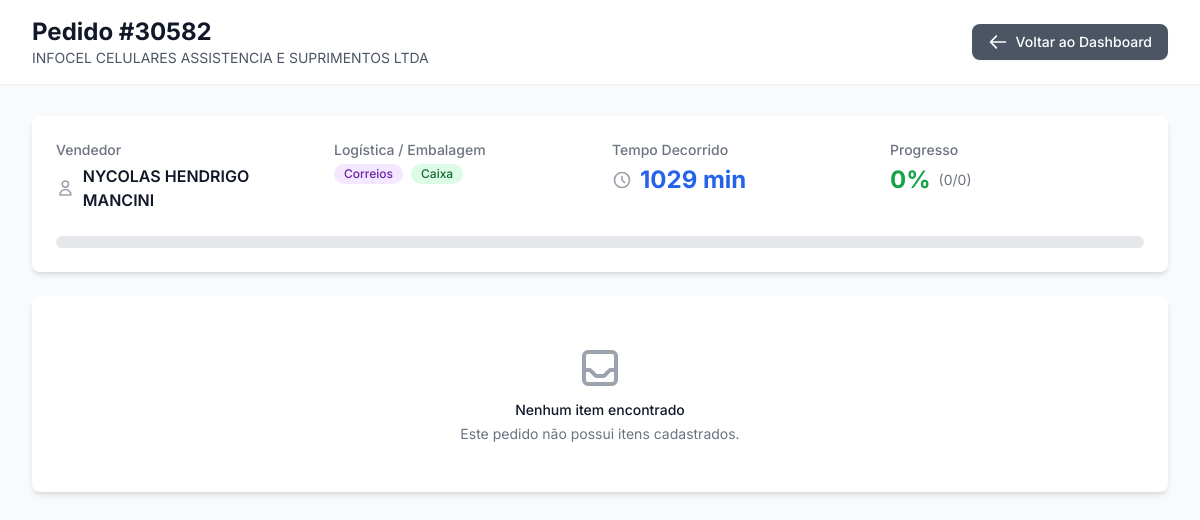
/pedidos/6/ (signed in), run on the app's committed database.
### core/models.py (models this page shows, shortened)
class Pedido(models.Model):
    numero_orcamento = models.CharField(
        max_length=20,
        unique=True,
        verbose_name='Número do Orçamento',
        help_text='Número único do orçamento (ex: 30567)'
    )
    codigo_cliente = models.CharField(
        max_length=50,
        verbose_name='Código do Cliente'
    )
    nome_cliente = models.CharField(
        max_length=200,
        verbose_name='Nome do Cliente'
    )
    vendedor = models.ForeignKey(
        Usuario,
        on_delete=models.PROTECT,
        related_name='pedidos_vendedor',
        verbose_name='Vendedor',
        help_text='Vendedor responsável pelo pedido'
    )
    data = models.CharField(
        max_length=10,
        verbose_name='Data do Orçamento',
        help_text='Data no formato DD/MM/AAAA'
    )
    logistica = models.CharField(
        max_length=20,
        choices=LogisticaChoices.choices,
        verbose_name='Tipo de Logística'
    )
    embalagem = models.CharField(
        max_length=10,
        choices=EmbalagemChoices.choices,
        verbose_name='Tipo de Embalagem'
    )
    status = models.CharField(
        max_length=20,
        choices=StatusPedidoChoices.choices,
        default=StatusPedidoChoices.EM_SEPARACAO,
        verbose_name='Status do Pedido'
    )
    observacoes = models.TextField(
        blank=True,
        null=True,
        verbose_name='Observações'
    )
    criado_em = models.DateTimeField(
        auto_now_add=True,
        verbose_name='Criado em'
    )
    data_inicio = models.DateTimeField(
        auto_now_add=True,
        verbose_name='Data de Início da Separação'
    )
    data_finalizacao = models.DateTimeField(
        blank=True,
        null=True,
        verbose_name='Data de Finalização'
    )
    class Meta:
        verbose_name = 'Pedido'
        verbose_name_plural = 'Pedidos'
        ordering = ['-criado_em']
        indexes = [
            models.Index(fields=['numero_orcamento']),
            models.Index(fields=['status']),
            models.Index(fields=['-criado_em']),
            models.Index(fields=['data_finalizacao']),  # Usado no HistoricoView
            models.Index(fields=['vendedor']),  # Usado em filtros
            models.Index(fields=['data_inicio']),  # Usado no Dashboard
            models.Index(fields=['status', 'data_inicio']),  # Índice composto para Dashboard
        ]

class Usuario(AbstractBaseUser):
    numero_login = models.IntegerField(
        unique=True,
        verbose_name='Número de Login',
        help_text='Número único para identificação do usuário'
    )
    nome = models.CharField(
        max_length=200,
        verbose_name='Nome Completo'
    )
    tipo = models.CharField(
        max_length=20,
        choices=TipoUsuario.choices,
        default=TipoUsuario.SEPARADOR,
        verbose_name='Tipo de Usuário'
    )
    ativo = models.BooleanField(
        default=True,
        verbose_name='Ativo'
    )
    is_admin = models.BooleanField(
        default=False,
        verbose_name='Administrador'
    )
    criado_em = models.DateTimeField(
        auto_now_add=True,
        verbose_name='Criado em'
    )
    atualizado_em = models.DateTimeField(
        auto_now=True,
        verbose_name='Atualizado em'
    )
    objects = UsuarioManager()
    USERNAME_FIELD = 'numero_login'
    REQUIRED_FIELDS = ['nome']
    class Meta:
        verbose_name = 'Usuário'
        verbose_name_plural = 'Usuários'
        ordering = ['numero_login']

### core/presentation/web/views.py (the view)
# urls.py: path('pedidos/<int:pedido_id>/', DetalhePedidoView.as_view(), name='detalhe_pedido'),
@method_decorator(login_required, name='dispatch')
class DetalhePedidoView(View):
    template_name = 'detalhe_pedido.html'
    def get(self, request, pedido_id):
        from django.shortcuts import get_object_or_404
        from core.models import Pedido
        from django.utils import timezone
        logger.info(f"Usuário {request.user.nome} acessou detalhes do pedido #{pedido_id}")
        pedido = get_object_or_404(
            Pedido.objects.select_related('vendedor').prefetch_related('itens__produto'),
            id=pedido_id
        )
        itens = list(pedido.itens.all())
        itens_nao_separados = [item for item in itens if not item.separado]
        itens_separados = [item for item in itens if item.separado]
        tempo_decorrido_minutos = self._calcular_tempo_decorrido(pedido)
        progresso_percentual = self._calcular_progresso(itens)
        context = {
            'pedido': pedido,
            'itens_nao_separados': itens_nao_separados,
            'itens_separados': itens_separados,
            'tempo_decorrido_minutos': tempo_decorrido_minutos,
            'progresso_percentual': progresso_percentual,
            'usuario': request.user
        }
        logger.debug(
            f"Pedido #{pedido_id}: {len(itens_nao_separados)} não separados, "
            f"{len(itens_separados)} separados, progresso {progresso_percentual}%"
        )
        return render(request, self.template_name, context)
    def _calcular_tempo_decorrido(self, pedido):
        from django.utils import timezone
        if not pedido.data_inicio:
            return 0
        tempo_decorrido = timezone.now() - pedido.data_inicio
        return int(tempo_decorrido.total_seconds() / 60)
    def _calcular_progresso(self, itens):
        total_itens = len(itens)
        if total_itens == 0:
            return 0
        itens_separados = sum(1 for item in itens if item.separado)
        return int((itens_separados / total_itens) * 100)

### templates/detalhe_pedido.html (shortened to what this page needs)
{% extends "base.html" %}
{% block content %}
<div class="min-h-screen bg-gray-50">
    <header class="bg-white shadow-sm">
        <div class="max-w-7xl mx-auto px-4 sm:px-6 lg:px-8 py-4">
            <div class="flex justify-between items-center">
                <div>
                    <h1 class="text-2xl font-bold text-gray-900">Pedido #{{ pedido.numero_orcamento }}</h1>
                    <p class="text-sm text-gray-600">{{ pedido.nome_cliente }}</p>
                </div>
                <div class="flex items-center space-x-4">
                    <a href="{% url 'dashboard' %}" class="inline-flex items-center px-4 py-2 bg-gray-600 text-white text-sm font-medium rounded-lg hover:bg-gray-700 transition-colors shadow-sm">
                        <svg class="w-5 h-5 mr-2" fill="none" stroke="currentColor" viewBox="0 0 24 24">
                            <path stroke-linecap="round" stroke-linejoin="round" stroke-width="2" d="M10 19l-7-7m0 0l7-7m-7 7h18"></path>
                        </svg>
                        Voltar ao Dashboard
                    </a>
                </div>
            </div>
        </div>
    </header>
    <main class="max-w-7xl mx-auto px-4 sm:px-6 lg:px-8 py-8">
        <div class="bg-white rounded-lg shadow-md p-6 mb-6">
            <div class="grid grid-cols-1 md:grid-cols-2 lg:grid-cols-4 gap-6">
                <div>
                    <p class="text-sm font-medium text-gray-500 mb-1">Vendedor</p>
                    <div class="flex items-center text-gray-900">
                        <svg class="h-5 w-5 mr-2 text-gray-400" fill="none" viewBox="0 0 24 24" stroke="currentColor">
                            <path stroke-linecap="round" stroke-linejoin="round" stroke-width="2" d="M16 7a4 4 0 11-8 0 4 4 0 018 0zM12 14a7 7 0 00-7 7h14a7 7 0 00-7-7z" />
                        </svg>
                        <span class="font-semibold">{{ pedido.vendedor.nome }}</span>
                    </div>
                </div>
                <div>
                    <p class="text-sm font-medium text-gray-500 mb-1">Logística / Embalagem</p>
                    <div class="flex items-center gap-2">
                        <span class="inline-flex items-center px-2.5 py-0.5 rounded-full text-xs font-medium bg-purple-100 text-purple-800">
                            {{ pedido.get_logistica_display }}
                        </span>
                        <span class="inline-flex items-center px-2.5 py-0.5 rounded-full text-xs font-medium bg-green-100 text-green-800">
                            {{ pedido.get_embalagem_display }}
                        </span>
                    </div>
                </div>
                <div>
                    <p class="text-sm font-medium text-gray-500 mb-1">Tempo Decorrido</p>
                    <div class="flex items-center text-gray-900">
                        <svg class="h-5 w-5 mr-2 text-gray-400" fill="none" viewBox="0 0 24 24" stroke="currentColor">
                            <path stroke-linecap="round" stroke-linejoin="round" stroke-width="2" d="M12 8v4l3 3m6-3a9 9 0 11-18 0 9 9 0 0118 0z" />
                        </svg>
                        <span class="text-2xl font-bold text-blue-600">{{ tempo_decorrido_minutos }} min</span>
                    </div>
                </div>
                <div>
                    <p class="text-sm font-medium text-gray-500 mb-1">Progresso</p>
                    <div class="flex items-center">
                        <span id="progresso-percentual" class="text-2xl font-bold text-green-600">{{ progresso_percentual }}%</span>
                        <span id="contador-itens" class="text-sm text-gray-500 ml-2">({{ itens_separados|length }}/{{ itens_separados|length|add:itens_nao_separados|length }})</span>
                    </div>
                </div>
            </div>
            <div class="mt-6">
                <div class="w-full bg-gray-200 rounded-full h-3">
                </div>
            </div>
        </div>
        {% if not itens_nao_separados and not itens_separados %}
        <div class="bg-white rounded-lg shadow-md p-12 text-center">
            <h3 class="mt-2 text-sm font-medium text-gray-900">Nenhum item encontrado</h3>
            <p class="mt-1 text-sm text-gray-500">Este pedido não possui itens cadastrados.</p>
        </div>
        {% endif %}
    </main>
</div>
{% endblock %}

### templates/base.html (style rules this page uses)
body { font-family: 'Inter', sans-serif; }
* { transition-timing-function: cubic-bezier(0.4, 0.0, 0.2, 1); }

### data on the page
Pedido: numero_orcamento "30582", nome_cliente "INFOCEL CELULARES ASSISTENCIA E SUPRIMENTOS LTDA", vendedor.nome "NYCOLAS HENDRIGO MANCINI", logistica "Correios", embalagem "Caixa"

### other printed values
{{ tempo_decorrido_minutos }} "1029"
{{ progresso_percentual }} "0"
{{ itens_separados|length }} "0"
{{ itens_separados|length|add:itens_nao_separados|length }} "0"
